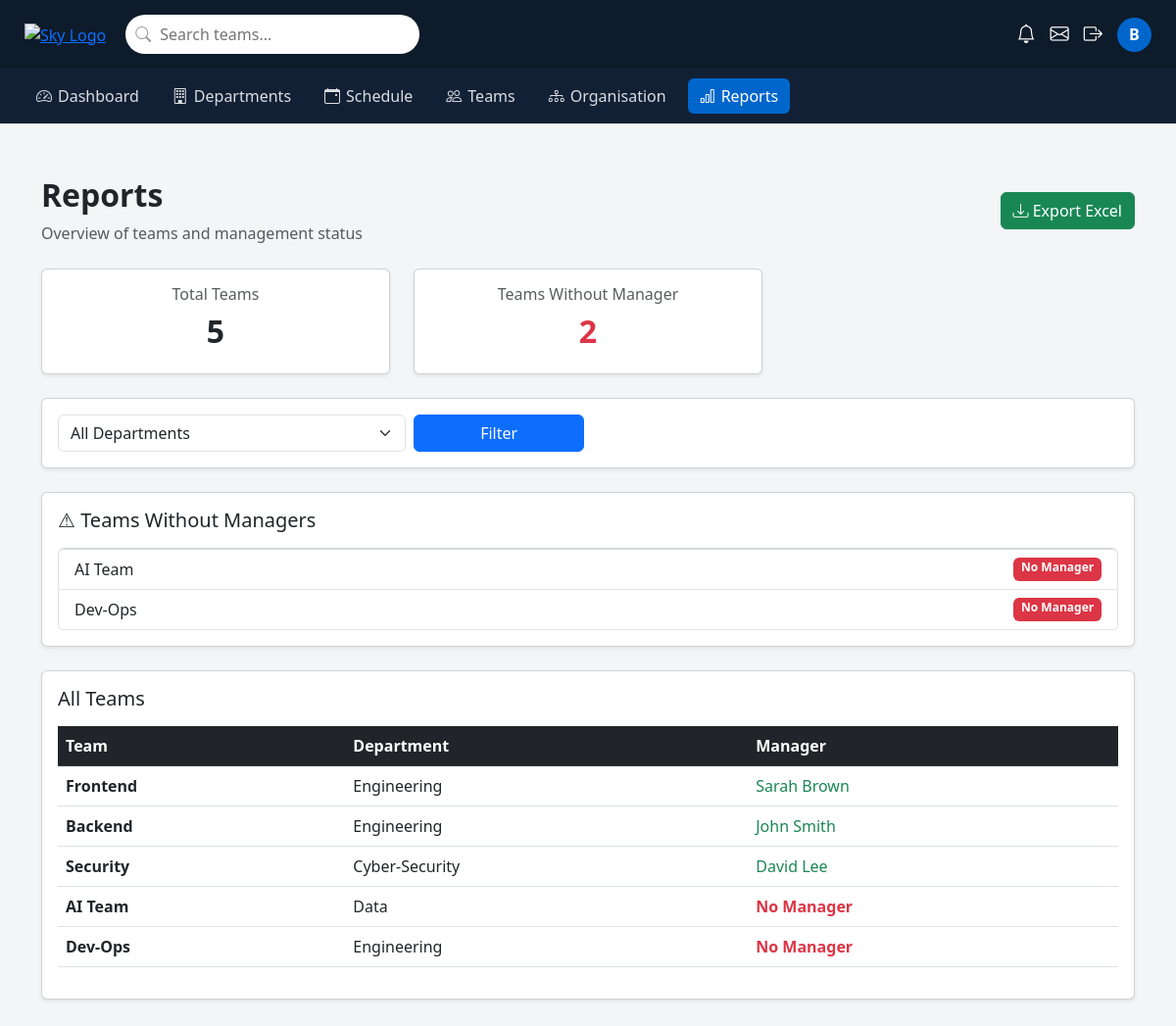
The page /reports/ on the database its author committed.
### reports/models.py (models this page shows, shortened)
class Team(models.Model):
    team_name = models.CharField(max_length=100)
    description = models.TextField()
    manager = models.ForeignKey(User, on_delete=models.SET_NULL, null=True, blank=True)
    department = models.ForeignKey(Department, on_delete=models.CASCADE)

class Department(models.Model):
    department_name = models.CharField(max_length=100)
    department_leader = models.ForeignKey(User, on_delete=models.SET_NULL, null=True)

class User(models.Model):
    name = models.CharField(max_length=100)
    email = models.EmailField(unique=True)
    password = models.CharField(max_length=255)

### reports/views.py (the view)
# urls.py: path('', reports_page, name='reports'),
def reports_page(request):
    department_id = request.GET.get('department')
    teams = Team.objects.all()
    if department_id:
        teams = teams.filter(department_id=department_id)
    departments = Department.objects.all()
    total_teams = teams.count()
    no_manager = teams.filter(manager__isnull=True)
    return render(request, 'reports.html', {
        'teams': teams,
        'departments': departments,
        'total_teams': total_teams,
        'no_manager': no_manager
    })

### reports/templates/reports.html (shortened to what this page needs)
{% extends "base.html" %}
{% block content %}
<div class="container mt-4">
    <div class="d-flex justify-content-between align-items-center mb-4">
        <div>
            <h2 class="fw-bold">Reports </h2>
            <p class="text-muted mb-0">Overview of teams and management status</p>
        </div>
        <a href="/reports/export/" class="btn btn-success">
            <i class="bi bi-download"></i> Export Excel
        </a>
    </div>
    <div class="row mb-4">
        <div class="col-md-4">
            <div class="card shadow-sm p-3 text-center">
                <h6 class="text-muted">Total Teams</h6>
                <h2 class="fw-bold">{{ total_teams }}</h2>
            </div>
        </div>
        <div class="col-md-4">
            <div class="card shadow-sm p-3 text-center">
                <h6 class="text-muted">Teams Without Manager</h6>
                <h2 class="fw-bold text-danger">{{ no_manager|length }}</h2>
            </div>
        </div>
    </div>
    <div class="card shadow-sm p-3 mb-4">
        <form method="get" class="row g-2">
            <div class="col-md-4">
                <select name="department" class="form-select">
                    <option value="">All Departments</option>
                </select>
            </div>
            <div class="col-md-2">
                <button class="btn btn-primary w-100">Filter</button>
            </div>
        </form>
    </div>
    <div class="card shadow-sm p-3 mb-4">
        <h5 class="mb-3">⚠ Teams Without Managers</h5>
        <ul class="list-group">
            {% for team in no_manager %}
                <li class="list-group-item d-flex justify-content-between">
                    {{ team.team_name }}
                    <span class="badge bg-danger">No Manager</span>
                </li>
            {% empty %}
                <li class="list-group-item text-success">
                    All teams have managers
                </li>
            {% endfor %}
        </ul>
    </div>
    <div class="card shadow-sm p-3">
        <h5 class="mb-3">All Teams</h5>
        <table class="table table-hover align-middle">
            <thead class="table-dark">
                <tr>
                    <th>Team</th>
                    <th>Department</th>
                    <th>Manager</th>
                </tr>
            </thead>
            <tbody>
                {% for team in teams %}
                <tr>
                    <td class="fw-semibold">{{ team.team_name }}</td>
                    <td>{{ team.department.department_name }}</td>
                    <td>
                        {% if team.manager %}
                            <span class="text-success">{{ team.manager.name }}</span>
                        {% else %}
                            <span class="text-danger fw-semibold">No Manager</span>
                        {% endif %}
                    </td>
                </tr>
                {% endfor %}
            </tbody>
        </table>
    </div>
</div>
{% endblock %}

### templates/base.html (shortened to what this page needs)
{% load static %}
<!DOCTYPE html>
<html lang="en">
<head>
    <link href="https://cdn.jsdelivr.net/npm/bootstrap@5.3.0/dist/css/bootstrap.min.css" rel="stylesheet">
    <link href="https://cdn.jsdelivr.net/npm/bootstrap-icons@1.10.0/font/bootstrap-icons.css" rel="stylesheet">
</head>
<body>
<nav class="top-navbar">
    <a href="/reports/" class="brand">
        <img src="{% static 'images/sky_logo.svg' %}" alt="Sky Logo">
    </a>
    <div class="search-wrapper">
        <i class="bi bi-search"></i>
        <form method="get" action="/reports/">
            <input type="text" name="q" placeholder="Search teams...">
        </form>
    </div>
    <div class="nav-right">
        <i class="bi bi-bell nav-icon"></i>
        <i class="bi bi-envelope nav-icon"></i>
        <i class="bi bi-box-arrow-right nav-icon"></i>
        <div class="profile-circle">
            B
        </div>
    </div>
</nav>
<nav class="secondary-navbar">
    <a href="/reports/">
        <i class="bi bi-speedometer2"></i> Dashboard
    </a>
    <a href="/reports/">
        <i class="bi bi-building"></i> Departments
    </a>
    <a href="/reports/">
        <i class="bi bi-calendar-event"></i> Schedule
    </a>
    <a href="/reports/">
        <i class="bi bi-people"></i> Teams
    </a>
    <a href="/reports/">
        <i class="bi bi-diagram-3"></i> Organisation
    </a>
    <a href="/reports/" class="active">
        <i class="bi bi-bar-chart"></i> Reports
    </a>
</nav>
<div class="main-content">
    {% block content %}{% endblock %}
</div>
</body>
</html>

### templates/base.html (style rules this page uses)
body { margin: 0; background: #f4f5f7; font-family: 'Segoe UI', sans-serif; }
.top-navbar { background: #0d1b2a; height: 70px; display: flex; align-items: center; padding: 0 25px; }
.brand img { height: 40px; }
.search-wrapper { margin-left: 20px; position: relative; width: 300px; }
.search-wrapper i { position: absolute; left: 10px; top: 50%; transform: translateY(-50%); color: #999; }
.search-wrapper input { width: 100%; padding: 8px 12px 8px 35px; border-radius: 20px; border: none; outline: none; }
.nav-right { margin-left: auto; display: flex; align-items: center; gap: 15px; }
.nav-icon { color: white; font-size: 1.2rem; cursor: pointer; transition: color 0.2s; }
.profile-circle { background: #0066cc; color: white; width: 35px; height: 35px; border-radius: 50%; display: flex; align-items: center; justify-content: center; font-weight: bold; }
.secondary-navbar { background: #122035; padding: 10px 25px; display: flex; gap: 10px; }
.secondary-navbar a { color: rgba(255,255,255,0.85); text-decoration: none; display: inline-flex; align-items: center; gap: 6px; font-weight: 500; padding: 6px 12px; border-radius: 6px; transition: all 0.2s ease; }
.secondary-navbar a.active { background: #0066cc; color: white; }
.main-content { padding: 30px; }

### rows shown on the page
Team: team_name "AI Team", department.department_name "Data", shows "No Manager"
Team: team_name "Dev-Ops", department.department_name "Engineering", shows "No Manager"
Team: team_name "Frontend", department.department_name "Engineering", manager.name "Sarah Brown"
Team: team_name "Backend", department.department_name "Engineering", manager.name "John Smith"
Team: team_name "Security", department.department_name "Cyber-Security", manager.name "David Lee"

### other values the page prints
{{ total_teams }} "5"
{{ no_manager|length }} "2"
